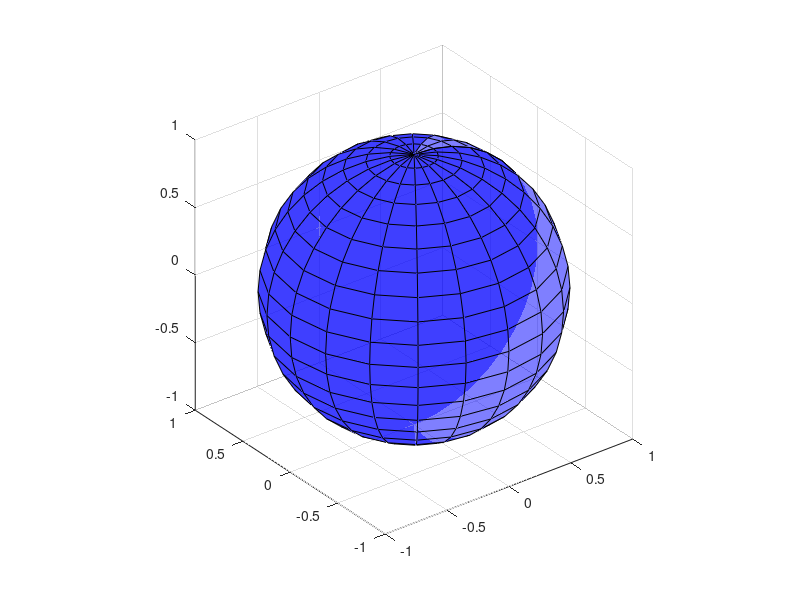

Source code (MATLAB):
function varargout = drawSphere(varargin)
% Draw unit 2D/3D sphere under a linear (affine) transformation.
%
% Usage: drawSphere;
%        x = drawSphere(A);
%        x = drawSphere(A, xc);
%        x = drawSphere(..., colr);
%        x = drawSphere(..., alfa);
%        x = drawSphere(..., N);
%
% INPUT (optional):
% A        - a 2-by-2 or 3-by-3 transformation matrix.
%            Default eye(3).
% xc       - a 2- or 3-shift vector.
% N        - integer \gt 2, defining the discretization of the sphere.
%            Default: 2D case - 100;
%                     3D case - 20 (input for the sphere() command).
% alfa     - transparency value in [0 1].
%            Default .5.
% colr     - a character, defining the sphere color.         
%            Default 'b'.
%
% OUTPUT (optional):
% 2D case: x    - 2-by-n matrix with [x; y] coordinates 
%                 of n points on the circle.
% 3D case: x    - 3-by-(n+1)^2 matrix with [x; y; z] coordinates 
%                 of (n+1)^2 points on the sphere (see the sphere() command).
%
% Examples:
% 2D:
%  clf; drawSphere(eye(2));
%  clf; drawSphere(magic(2), [6; 5], 'r');
%  clf; drawSphere(magic(2), [6; 5], 0);
% 3D:
%  clf; drawSphere;
%  clf; drawSphere('g', .7);
%  clf; A = magic(3); drawSphere(A, 'r', .8);
%  clf; drawSphere(rand(3), 'g', [5 1 1]);
%
% See also: sphere, drawPlane, drawVector, drawLine.

% Copyright (c) 2009, Dr. Vladimir Bondarenko <http://sites.google.com/site/bondsite>

% Input check:
error(nargchk(0,5,nargin));
error(nargoutchk(0,1,nargout));
% Defaults:
colr = 'b'; alfa = .5; A = []; xc = []; N = [];
% Parse Input:
for ii=1:nargin
    switch logical(true)
        case ischar(varargin{ii})
            colr = varargin{ii};
        case isscalar(varargin{ii})
            if varargin{ii}<=1
                alfa = varargin{ii};
            else
                N = varargin{ii};
            end
        case isvector(varargin{ii})
            xc = varargin{ii}; xc = xc(:);
        case isnumeric(varargin{ii}) && ~isscalar(varargin{ii}) && ~isvector(varargin{ii})
            A = varargin{ii};
    end
end
% Default A and xc
if isempty(A)&&isempty(xc)
    A = eye(3); xc = zeros(3,1);
elseif isempty(A)
    n = length(xc); A = eye(n);
elseif isempty(xc)
    [m,n] = size(A); xc = zeros(n,1);
end
[m,n] = size(A);
if (m~=n)||n>3||m>3, error('Matrix must be square: 2-by-2 or 3-by-3.'); end;
if length(xc)~=n, error('Dimensions of A and xc do not agree.'); end;

% MAIN:
holdon = get(gca, 'NextPlot'); % Capture the NextPlot property

switch n
    case 2
        % Default n
        if isempty(N), N = 100; end;
        k = 0:N;
        xy = exp(1i*2*pi*k./N);
        X = [real(xy); imag(xy)];
        Y = A*X;
%         line(Y(1,:)+xc(1),Y(2,:)+xc(2),'Color', colr);
        patch(Y(1,:)+xc(1), Y(2,:)+xc(2), colr,...
                                          'EdgeColor', colr,...  
                                          'FaceAlpha', alfa  );
        
    case 3
        if isempty(N), N = 20; end;
        [x y z] = sphere(N);
        X = [ x(:)'; y(:)'; z(:)' ];
        Y = A*X;
        surf(reshape(Y(1,:), size(x))+xc(1),...
             reshape(Y(2,:), size(y))+xc(2),...
             reshape(Y(3,:), size(z))+xc(3),...
             'facecolor', colr, 'facealpha', alfa)
end
% if isempty(get(gca,'UserData')), drawAxes(n,'k');end
axis equal
set(gca, 'NextPlot', holdon); % restore the NextPlot property

% Output
if nargout==1, varargout{1} = Y; end;